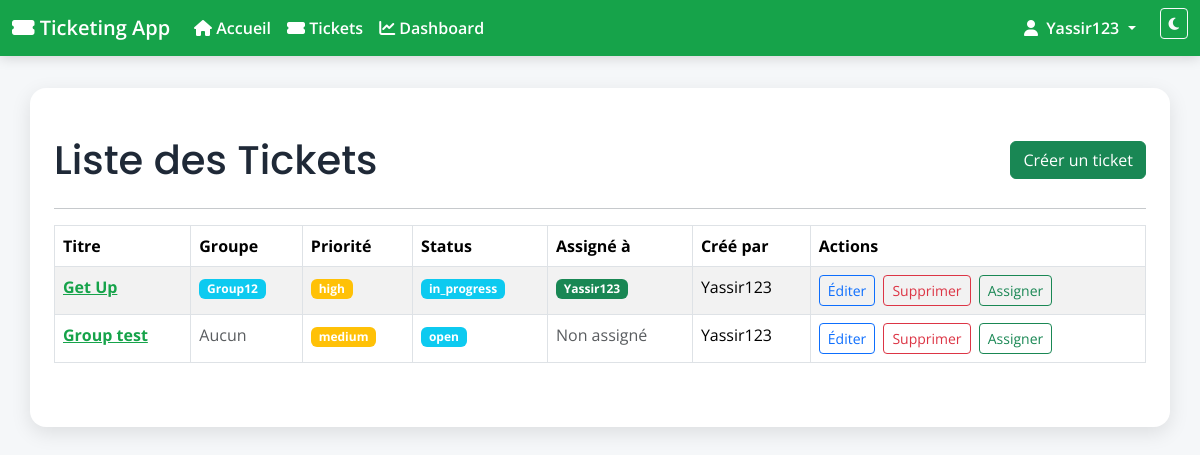
Screenshot of /tickets/ (signed in) with the database file from the repository.
### tickets/models.py (models this page shows, shortened)
class Ticket(models.Model):
    TICKET_TYPE_CHOICES = [
        ('demande', 'Demande'),
        ('incident', 'Incident'),
    ]
    STATUS_CHOICES = [
        ('open', 'Open'),
        ('in_progress', 'In Progress'),
        ('closed', 'Closed'),
    ]
    PRIORITY_CHOICES = [
        ('low', 'Low'),
        ('medium', 'Medium'),
        ('high', 'High'),
    ]
    title = models.CharField(max_length=200)   # Title of the ticket
    description = models.TextField()           # Detailed description
    type = models.CharField(
        max_length=20,
        choices=TICKET_TYPE_CHOICES,
        default='demande'
    )
    status = models.CharField(
        max_length=20,
        choices=STATUS_CHOICES,
        default='open'                         # Default status is 'open'
    )
    priority = models.CharField(
        max_length=10,
        choices=PRIORITY_CHOICES,
        default='medium'                       # Default priority is 'medium'
    )
    created_by = models.ForeignKey(
        User, related_name='tickets_created', on_delete=models.CASCADE
    )                                          # User who created the ticket
    assigned_to = models.ForeignKey(
        User, related_name='tickets_assigned', on_delete=models.SET_NULL,
        null=True, blank=True,
        help_text="The staff member assigned to this ticket"
    )                                          # Staff member assigned to the ticket
    group = models.ForeignKey(
        Group, related_name='tickets', on_delete=models.CASCADE, null=True, blank=True,
        help_text="Le groupe ou projet auquel ce ticket appartient"
    )                                          # Group or project the ticket belongs to
    created_at = models.DateTimeField(auto_now_add=True)   # Creation timestamp
    updated_at = models.DateTimeField(auto_now=True)       # Last update timestamp
    closed_at = models.DateTimeField(null=True, blank=True) # When ticket was closed

class Group(models.Model):
    name = models.CharField(max_length=100, unique=True)
    description = models.TextField(blank=True)
    members = models.ManyToManyField(User, related_name='custom_groups')

### tickets/views.py (the view)
# urls.py: path('', views.ticket_list, name='ticket_list'),
def ticket_list(request):
    tickets = Ticket.objects.all()
    return render(request, 'tickets/ticket_list.html', {'tickets': tickets})

### tickets/templates/tickets/ticket_list.html (shortened to what this page needs)
{% extends "appli_ticketing/base.html" %}
{% block content %}
<div class="d-flex justify-content-between align-items-center mb-4">
    <h1 class="mb-0">Liste des Tickets</h1>
    <a href="{% url 'tickets:ticket_create' %}" class="btn btn-success">Créer un ticket</a>
</div>
<hr>
<table class="table table-striped table-bordered">
  <thead>
    <tr>
      <th>Titre</th>
      <th>Groupe</th>
      <th>Priorité</th>
      <th>Status</th>
      <th>Assigné à</th>
      <th>Créé par</th>
      <th>Actions</th>
    </tr>
  </thead>
  <tbody>
    {% for ticket in tickets %}
      <tr>
        <td><a href="{% url 'tickets:ticket_detail' ticket.pk %}" class="fw-bold text-primary">{{ ticket.title }}</a></td>
        <td>{% if ticket.group %}<span class="badge bg-info">{{ ticket.group.name }}</span>{% else %}<span class="text-muted">Aucun</span>{% endif %}</td>
        <td><span class="badge bg-warning">{{ ticket.priority }}</span></td>
        <td><span class="badge bg-info">{{ ticket.status }}</span></td>
        <td>{% if ticket.assigned_to %}<span class="badge bg-success">{{ ticket.assigned_to.username }}</span>{% else %}<span class="text-muted">Non assigné</span>{% endif %}</td>
        <td>{{ ticket.created_by.username }}</td>
        <td>
          {% if user == ticket.created_by or user.is_superuser %}
            <a href="{% url 'tickets:ticket_edit' ticket.pk %}" class="btn btn-sm btn-outline-primary me-1">Éditer</a>
            <a href="{% url 'tickets:ticket_delete' ticket.pk %}" class="btn btn-sm btn-outline-danger me-1">Supprimer</a>
          {% endif %}
          {% if user.is_staff or user.is_superuser %}
            <a href="{% url 'tickets:ticket_assign' ticket.pk %}" class="btn btn-sm btn-outline-success">Assigner</a>
          {% endif %}
        </td>
      </tr>
    {% empty %}
      <tr><td colspan="7" class="text-center">Aucun ticket trouvé.</td></tr>
    {% endfor %}
  </tbody>
</table>
{% endblock %}

### appli_ticketing/templates/appli_ticketing/base.html (shortened to what this page needs)
<!DOCTYPE html>
<html lang="en">
<head>
  <link href="https://cdn.jsdelivr.net/npm/bootstrap@5.3.3/dist/css/bootstrap.min.css" rel="stylesheet">
  <link rel="stylesheet" href="https://cdnjs.cloudflare.com/ajax/libs/font-awesome/6.5.1/css/all.min.css">
</head>
<body>
    <nav class="navbar navbar-expand-lg navbar-dark">
        <div class="container-fluid">
            <a class="navbar-brand" href="{% url 'home' %}"><i class="fa fa-ticket-alt"></i> Ticketing App</a>
            <div class="collapse navbar-collapse" id="navbarNav">
                <ul class="navbar-nav me-auto">
                    <li class="nav-item">
                        <a class="nav-link" href="{% url 'home' %}"><i class="fa fa-home"></i> Accueil</a>
                    </li>
                    <li class="nav-item">
                        <a class="nav-link" href="/tickets/"><i class="fa fa-ticket-alt"></i> Tickets</a>
                    </li>
                    <li class="nav-item">
                        <a class="nav-link" href="{% url 'dashboard' %}"><i class="fa-solid fa-chart-line"></i> Dashboard</a>
                    </li>
                </ul>
                <ul class="navbar-nav">
                    {% if user.is_authenticated %}
                        <li class="nav-item dropdown">
                            <a class="nav-link dropdown-toggle" href="#" id="navbarDropdown" role="button" data-bs-toggle="dropdown" aria-expanded="false">
                                <i class="fa fa-user me-1"></i> {{ user.username }}
                            </a>
                        </li>
                    {% endif %}
                    <li class="nav-item">
                        <button onclick="toggleDarkMode()" class="btn btn-sm btn-outline-light ms-3"><i class="fa fa-moon"></i></button>
                    </li>
                </ul>
            </div>
        </div>
    </nav>
    <div class="container">
        {% block content %}{% endblock %}
    </div>
</body>
</html>

### appli_ticketing/templates/appli_ticketing/base.html (style rules this page uses)
:root { --bs-primary: #16a34a; --bs-primary-rgb: 22,163,74; --bs-success: #16a34a; --primary: #16a34a; --primary-700: #15803d; --accent: #0ea5e9; --light-bg: #f5f7f9; --surface: #ffffff; --text: #1f2937; --muted: #6b7280; --on-primary: #ffffff; --shadow: 0 6px 20px rgba(0,0,0,.10); --ring: rgba(22,163,74,.35); }
body { font-family: 'Open Sans', sans-serif; background: var(--light-bg); color: var(--text); transition: background-color .25s, color .25s; }
.navbar { background: var(--primary) !important; box-shadow: 0 2px 12px rgba(0,0,0,.15); }
.navbar .navbar-brand, .navbar .nav-link { color: var(--on-primary) !important; font-weight: 600; }
.container { padding: 3rem 1.5rem; margin-top: 2rem; background: var(--surface); border-radius: 16px; box-shadow: var(--shadow); }
h1, h2, h3 { font-family: 'Poppins', sans-serif; }

### rows the page displays
Ticket: title "Get Up", group.name "Group12", priority "high", status "in_progress", assigned_to.username "Yassir123", created_by.username "Yassir123", shows "Éditer"
Ticket: title "Group test", shows "Aucun", priority "medium", status "open", shows "Non assigné", created_by.username "Yassir123", shows "Éditer"

### other values shown
{{ user.username }} "Yassir123"
